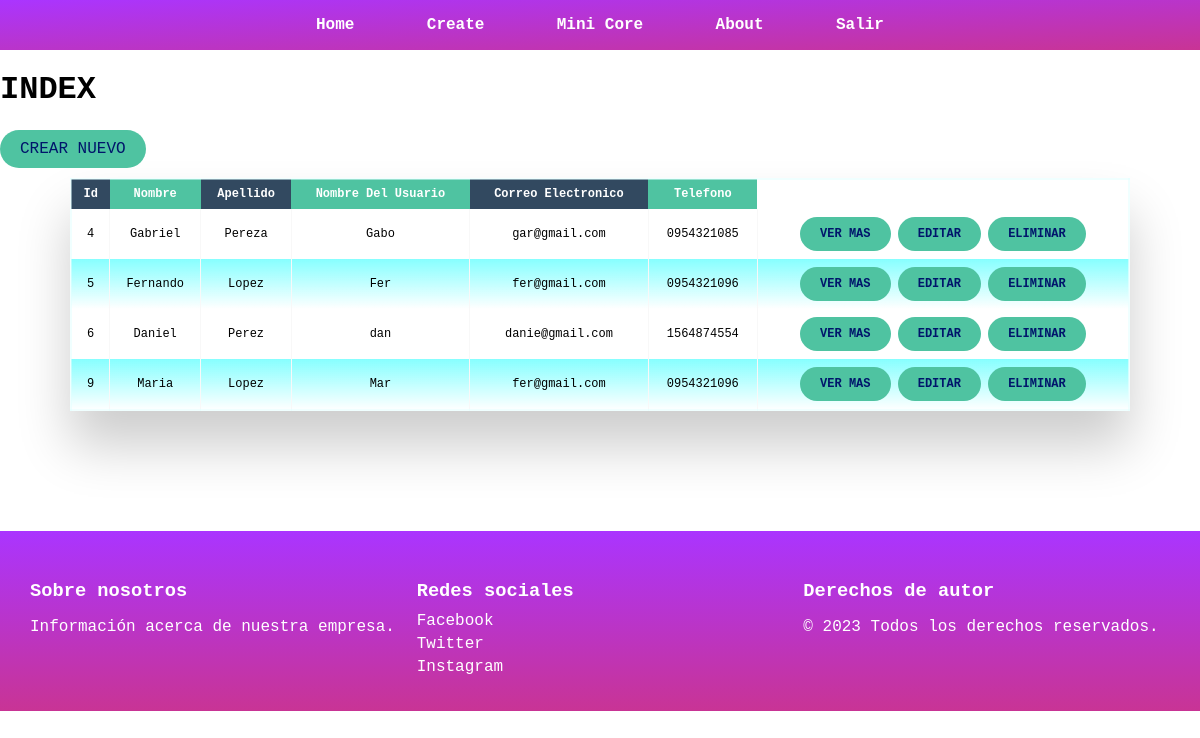
The app's page / (signed in) with its own data.
### CRUD1/models.py (models this page shows)
class Usuario(models.Model):
    nombre = models.CharField(max_length=50)
    apellido = models.CharField(max_length=50)
    nombre_usuario = models.CharField(max_length=50, verbose_name="Nombre del Usuario")
    email = models.EmailField(verbose_name="Correo electronico")
    tfno = models.CharField(max_length=10, verbose_name="Telefono")

### CRUD1/views.py (the view)
# urls.py: path('', views.index, name='index'),
def index(request):
    usuarios = Usuario.objects.all()
    campo = usuarios.model._meta.fields
    return render(request, "usuarios/index.html", {"usuarios": usuarios, "campo": campo})

### CRUD1/templates/usuarios/index.html (shortened to what this page needs)
{% extends "predeterminados/base.html"%}
    {% load static %}
{% load static %}
{% block estilos%}
<link rel="stylesheet" type="text/css" href="{% static 'css/table.css' %}" />
{%endblock%}
{% block contenido%}
<h1>INDEX</h1>
<a href="{%url 'usercreate'%}" class="btn btn-white">Crear Nuevo</a>
<div class="table-wrapper">
  <table class="fl-table">
    <thead>
      <tr>
        <tr>
          {% for titulo in campo %}
              <th>{{ titulo.verbose_name.title }}</th>
          {% endfor %}
      </tr>
      </tr>
    </thead>
    <tbody>
      {% for elementos in usuarios %}
      <tr>
        <td>{{elementos.id}}</td>
        <td>{{elementos.nombre}}</td>
        <td>{{elementos.apellido}}</td>
        <td>{{elementos.nombre_usuario}}</td>
        <td>{{elementos.email}}</td>
        <td>{{elementos.tfno}}</td>
        <th>
          <a href="{%url 'userdetails' elementos.id%}" class="btn btn-white">Ver mas</a>
          <a href="{%url 'useredit' elementos.id%}" class="btn btn-white">Editar</a>
          <a href="{%url 'userdelete' elementos.id%}" class="btn btn-white">Eliminar</a>
        </th>
      </tr>
      {% endfor %}
    </tbody>
  </table>
</div>
{%endblock%}

### CRUD1/static/css/table.css (style rules this page uses)
:root { --vosc: #674ab3; --vmedio: #a348a6; --violeta: #9f63c4; --vcla: #9075d8; --vrosa: #cea2d7; }
* { font-family: "Courier New", Courier, monospace; }
.table-wrapper { margin: 10px 70px 70px; box-shadow: 0px 35px 50px rgba(0, 0, 0, 0.2); }
.fl-table { border-radius: 5px; font-size: 12px; font-weight: normal; border: none; border-collapse: collapse; width: 100%; max-width: 100%; white-space: nowrap; background: transparent; border: 2px solid #e1ffff80; backdrop-filter: blur(20px); }
.fl-table td, .fl-table th { text-align: center; padding: 8px; }
.fl-table td { border-right: 1px solid #f8f8f8; font-size: 12px; }
.fl-table thead th { color: #ffffff; background: #4fc3a1; }
.fl-table thead th:nth-child(odd) { color: #ffffff; background: #324960; }
.fl-table tr:nth-child(even) { background-image: linear-gradient(#0fffff80, transparent); }
.btn:link, .btn:visited { text-transform: uppercase; text-decoration: none; padding: 10px 20px; display: inline-block; border-radius: 100px; transition: all 0.2s; position: relative; }
.btn-white { background-color: #4fc3a1; color: #00156b; }

### CRUD1/static/css/navbar.css (style rules this page uses)
:root { --vosc: #674ab3; --vmedio: #a348a6; --violeta: #9f63c4; --vcla: #9075d8; --vrosa: #cea2d7; --orcuro: #333; --blanco: #fff; --backgroundnav: #272727; --change: #8c8c8c; --violeta: #9502ffcc; --fuxia: #bb017acc; }

### CRUD1/static/css/footer.css (style rules this page uses)
:root { --vosc: #674ab3; --vmedio: #a348a6; --violeta: #9f63c4; --vcla: #9075d8; --vrosa: #cea2d7; --orcuro: #333; --blanco: #fff; --violeta: #9502ffcc; --fuxia: #bb017acc; }

### CRUD1/templates/predeterminados/base.html (style rules this page uses)
body { margin: 0; background: url('https://i.pinimg.com/originals/1a/f6/89/1af689d42bdb7686df444f22925f9e89.gif') no-repeat; background-size: cover; background-position: center; }

### records on screen
Usuario: id "4", nombre "Gabriel", apellido "Pereza", nombre_usuario "Gabo", email "gar@gmail.com", tfno "0954321085"
Usuario: id "5", nombre "Fernando", apellido "Lopez", nombre_usuario "Fer", email "fer@gmail.com", tfno "0954321096"
Usuario: id "6", nombre "Daniel", apellido "Perez", nombre_usuario "dan", email "danie@gmail.com", tfno "1564874554"
Usuario: id "9", nombre "Maria", apellido "Lopez", nombre_usuario "Mar", email "fer@gmail.com", tfno "0954321096"

### other values on screen
{{ titulo.verbose_name.title }} "Id" "Nombre" "Apellido" "Nombre Del Usuario" "Correo Electronico" "Telefono"
